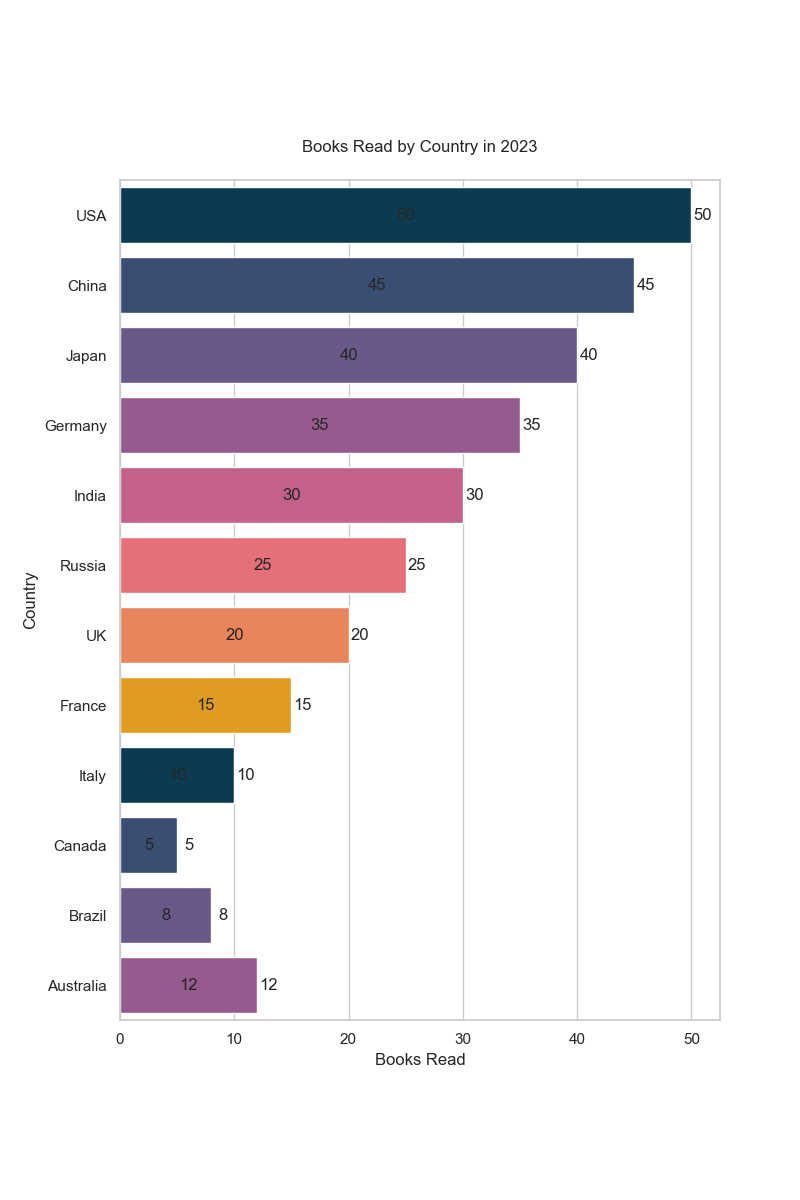

The Python source for this figure:

import seaborn as sns
import pandas as pd
import matplotlib.pyplot as plt

# Data
data = {
    'Country': ['USA', 'China', 'Japan', 'Germany', 'India', 'Russia', 
                'UK', 'France', 'Italy', 'Canada', 'Brazil', 'Australia'],
    'Books Read': [50, 45, 40, 35, 30, 25, 20, 15, 10, 5, 8, 12]
}

# Create DataFrame
df = pd.DataFrame(data)

# seaborn style
sns.set_theme(style="whitegrid")

# Create a color palette
palette = ['#003f5c', '#2f4b7c', '#665191', '#a05195', '#d45087', 
           '#f95d6a', '#ff7c43', '#ffa600', '#003f5c', '#2f4b7c', 
           '#665191', '#a05195']

# Initialize the matplotlib figure
f, ax = plt.subplots(figsize=(8, 12))

# Plot the Books Read
sns.barplot(y="Country", x="Books Read", data=df, palette=palette, ci=None)

# Customize the axes and title
ax.set_ylabel('Country')
ax.set_xlabel('Books Read')
ax.set_title('Books Read by Country in 2023', pad=20)

# Show values on bars
for p in ax.patches:
    width = p.get_width()
    plt.text(width + 1, p.get_y() + p.get_height() / 2.,
             '{:1.0f}'.format(width),
             ha='center', va='center')

# Set the band width
ax.bar_label(ax.containers[0], label_type='center')

# Set the margins
plt.subplots_adjust(left=0.15, right=0.9, top=0.85, bottom=0.15)

# Show the plot
plt.show()
